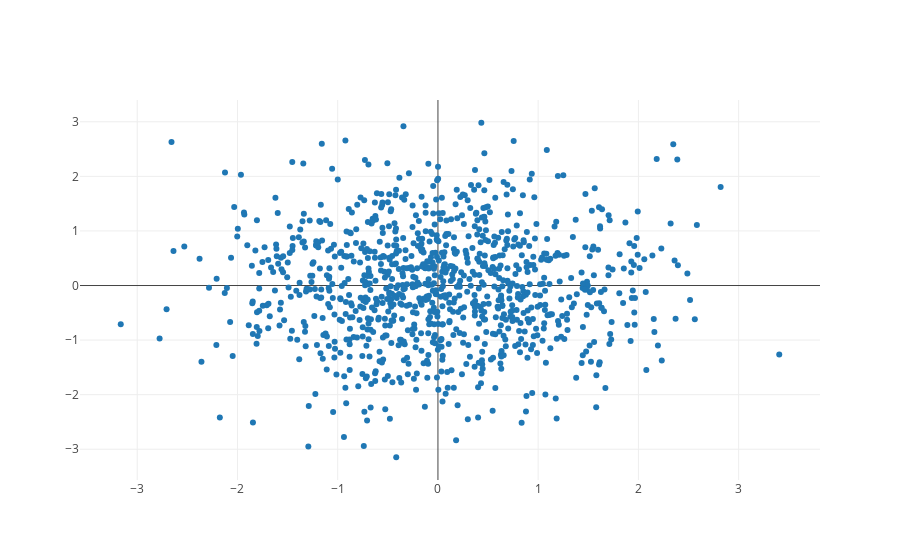

The cell this chart's notebook holds for it:
### Code cell
import plotly.offline as py
import plotly.graph_objs as go

# Create random data with numpy
import numpy as np

N = 1000
random_x = np.random.randn(N)
random_y = np.random.randn(N)

# Create a trace
trace = go.Scatter(
    x = random_x,
    y = random_y,
    mode = 'markers'
)

data = [trace]

# Plot and embed in ipython notebook!
py.iplot(data, filename='basic-scatter')

### Figure 1 — Plotly figure (JSON) as saved in the notebook; plotly's stock layout.template omitted (floating-point values rounded to 4 significant figures; data arrays with more than 128 entries replaced by an {"elided": "..."} marker saying what was removed)
{"data": [{"mode": "markers", "type": "scatter", "x": {"elided": "1000 float values"}, "y": {"elided": "1000 float values"}}], "layout": {}}
